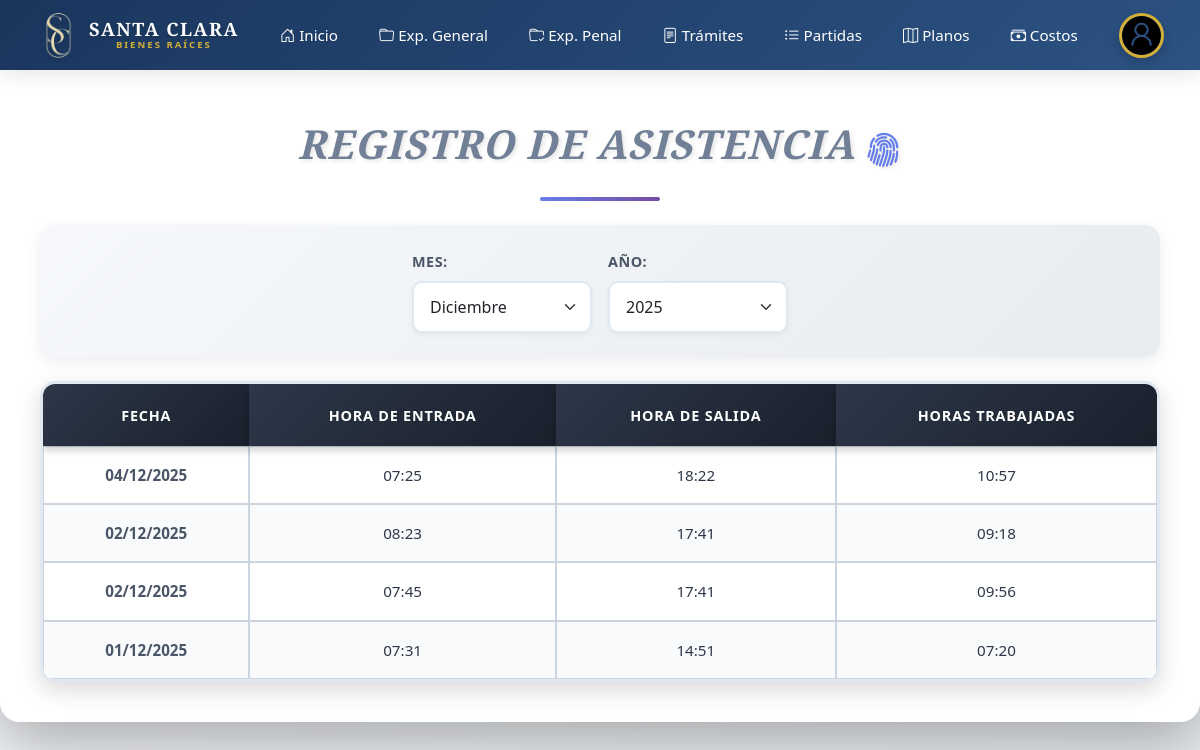
The app's page /accounts/asistencia/ (signed in) with its own data.
### apps/asistencia/models.py (models this page shows, shortened)
class Asistencia(models.Model):
    trabajador = models.ForeignKey(User, on_delete=models.CASCADE)
    fecha = models.DateField(null=True, blank=True)
    entrada = models.TimeField(null=True, blank=True)
    salida = models.TimeField(null=True, blank=True)
    horas_trabajadas = models.TimeField(null=True, blank=True)

### apps/asistencia/views.py (the view)
# urls.py: path("", AsistenciaView.as_view(), name="home"),
class AsistenciaView(LoginRequiredMixin, ListView):
    model = Asistencia
    template_name = 'asistencia/detail.html'
    context_object_name = 'asistencias'
    paginate_by = 20
    def get_queryset(self):
        user = self.request.user
        if user.role == user.ADMINISTRADOR or user.is_superuser:
            return Asistencia.objects.all().order_by('-fecha')
        return Asistencia.objects.filter(trabajador=user).order_by('-fecha')
    def get_context_data(self, **kwargs):
        context = super().get_context_data(**kwargs)
        user = self.request.user
        if user.role == user.ADMINISTRADOR or user.is_superuser:
            context['trabajadores'] = (
                Asistencia.objects
                .select_related('trabajador')
                .values(
                    'trabajador__id',
                    'trabajador__first_name',
                    'trabajador__last_name'
                )
                .distinct()
                .order_by('trabajador__first_name')
            )
        else:
            context['trabajadores'] = []
        return context

### apps/asistencia/templates/asistencia/detail.html (shortened to what this page needs)
{% extends "base.html" %}
{% load static %}
{% block extra_css %}
<link rel="stylesheet" href="{% static 'css/asistencia/detail.css' %}">
{% endblock %}
{% block body %}
{% include "../components/navbar.html" %}
<div class="container mt-5">
    <h1 class="mb-4 text-center">REGISTRO DE ASISTENCIA <i class="bi bi-fingerprint"></i></h1>
    <div class="d-flex flex-wrap justify-content-center gap-3 mb-4">
        <div>
            <label for="mes" class="form-label fw-bold">Mes:</label>
            <select id="mes" class="form-select"></select>
        </div>
        <div>
            <label for="anio" class="form-label fw-bold">Año:</label>
            <select id="anio" class="form-select"></select>
        </div>
    </div>
    <div class="table-wrapper">
        <table id="tabla-asistencia" class="table table-hover table-bordered-gray">
            <thead class="table-dark">
                <tr>
                    <th>FECHA</th>
                    <th>HORA DE ENTRADA</th>
                    <th>HORA DE SALIDA</th>
                    <th>HORAS TRABAJADAS</th>
                </tr>
            </thead>
            <tbody>
                {% for asistencia in asistencias %}
                    <tr data-fecha="{{ asistencia.fecha|date:'Y-m-d' }}"
                        data-trabajador="{{ asistencia.trabajador.id }}">
                        <td>{{ asistencia.fecha|date:"d/m/Y" }}</td>
                        <td>{{ asistencia.entrada|time:"H:i"|default:"—" }}</td>
                        <td>{{ asistencia.salida|time:"H:i"|default:"—" }}</td>
                        <td>
                            {% if asistencia.horas_trabajadas %}
                                {{ asistencia.horas_trabajadas|time:"H:i" }}
                            {% else %}
                                —
                            {% endif %}
                        </td>
                    </tr>
                {% empty %}
                    <tr>
                        <td colspan="5" class="text-center">No hay registros de asistencia.</td>
                    </tr>
                {% endfor %}
            </tbody>
        </table>
    </div>
</div>
{% endblock %}

### templates/base.html (shortened to what this page needs)
{% load static %}
<!DOCTYPE html>
<html lang="es">
<head>
    <link href="https://cdn.jsdelivr.net/npm/bootstrap@5.0.2/dist/css/bootstrap.min.css" rel="stylesheet"
>
    <link href="https://cdn.jsdelivr.net/npm/bootstrap-icons@1.10.5/font/bootstrap-icons.css" rel="stylesheet">
    <link href="https://cdn.jsdelivr.net/npm/fullcalendar@6.1.9/index.global.min.css" rel="stylesheet">
    {% block extra_css %}{% endblock %}
</head>
<body>
    {% block body %}
    {% endblock %}
</body>
</html>

### templates/components/navbar.html (shortened to what this page needs)
{% load static %}
<link rel="stylesheet" href="https://cdn-uicons.flaticon.com/uicons-regular-rounded/css/uicons-regular-rounded.css" />
<link rel="stylesheet" href="https://cdn-uicons.flaticon.com/uicons-brands/css/uicons-brands.css" />
<nav>
    <div class="logo">
        <a href="{% url 'home' %}">
            <img src="{% static 'images/logotipo.png' %}" alt="logo" />
            <div class="logo-text">
                <span class="logo-title">SANTA CLARA</span>
                <span class="logo-subtitle">BIENES RAÍCES</span>
            </div>
        </a>
    </div>
    {% if request.user.is_authenticated %}
    <ul class="navlinks">
        <li><a href="{% url 'home' %}"><i class="bi bi-house-door"></i> Inicio</a></li>
        <li><a href="{% url 'control_expediente:lista_expediente' %}"><i class="bi bi-folder"></i> Exp. General</a></li>
        <li><a href="{% url 'control_expediente:lista_carpeta_fiscal' %}"><i class="bi bi-folder-check"></i> Exp. Penal</a></li>
        <li><a href="{% url 'tramites:lista_tramite' %}"><i class="bi bi-file-text"></i> Trámites</a></li>
        <li><a href="{% url 'lista_partidas' %}"><i class="bi bi-list-ul"></i> Partidas</a></li>
        <li><a href="{% url 'lista_planos' %}"><i class="bi bi-map"></i> Planos</a></li>
        <li><a href="{% url 'centro_costos:home' %}"><i class="bi bi-cash-stack"></i> Costos</a></li>
    </ul>
    {% endif %}
    <div class="cart-profile">
        <button type="button" class="dropdown-btn">
            {% if request.user.is_authenticated %}
                {% if request.user.foto_perfil %}
                    <img src="{{ request.user.foto_perfil.url }}" alt="avatar" />
                {% else %}
                    <img src="{% static 'images/login.png' %}" alt="avatar" />
                {% endif %}
            {% else %}
                <img src="{% static 'images/login.png' %}" alt="avatar" />
            {% endif %}
        </button>
    </div>
</nav>

### static/css/asistencia/detail.css (style rules this page uses)
* { box-sizing: border-box; }
body { font-family: 'Segoe UI', Tahoma, Geneva, Verdana, sans-serif; min-height: 100vh; padding-bottom: 3rem; }
.container { background: rgba(255, 255, 255, 0.98); border-radius: 20px; box-shadow: 0 20px 60px rgba(0, 0, 0, 0.3); padding: 2.5rem; max-width: 1400px; margin: 2rem auto; backdrop-filter: blur(10px); }
h1 { color: #2d3748; font-weight: 700; font-size: 2.5rem; margin-bottom: 2rem; text-transform: uppercase; letter-spacing: 1px; text-shadow: 2px 2px 4px rgba(0, 0, 0, 0.1); position: relative; padding-bottom: 1rem; }
h1::after { content: ''; position: absolute; bottom: 0; left: 50%; transform: translateX(-50%); width: 120px; height: 4px; background: linear-gradient(90deg, #667eea, #764ba2); border-radius: 2px; }
h1 i { color: #667eea; font-size: 2.2rem; vertical-align: middle; animation: pulse 2s infinite; }
.d-flex { background: linear-gradient(135deg, #f6f8fb 0%, #e9ecef 100%); padding: 1.5rem; border-radius: 15px; box-shadow: 0 4px 15px rgba(0, 0, 0, 0.08); margin-bottom: 2rem; }
.form-label { color: #4a5568; font-size: 0.9rem; margin-bottom: 0.5rem; text-transform: uppercase; letter-spacing: 0.5px; font-weight: 600; }
.form-select { border: 2px solid #e2e8f0; border-radius: 10px; padding: 0.75rem 1rem; font-size: 1rem; transition: all 0.3s ease; background-color: white; cursor: pointer; min-width: 180px; box-shadow: 0 2px 5px rgba(0, 0, 0, 0.05); }
.table-wrapper { max-height: 65vh; overflow-y: auto; overflow-x: auto; border-radius: 15px; box-shadow: 0 8px 25px rgba(0, 0, 0, 0.15); background: white; border: 3px solid #e2e8f0; }
.table-bordered-gray { width: 100%; margin-bottom: 0; border-collapse: separate; border-spacing: 0; }
.table-bordered-gray th, .table-bordered-gray td { border: 1px solid #cbd5e0; padding: 1rem 1.5rem; text-align: center; font-size: 0.95rem; }
.table-bordered-gray thead th { position: sticky; top: 0; background: linear-gradient(135deg, #2d3748 0%, #1a202c 100%); color: #ffffff; z-index: 10; font-weight: 600; text-transform: uppercase; letter-spacing: 0.8px; font-size: 0.9rem; box-shadow: 0 4px 8px rgba(0, 0, 0, 0.2); border: none; padding: 1.2rem 1.5rem; }
.table-bordered-gray tbody tr { transition: all 0.3s ease; background-color: white; }
.table-bordered-gray tbody tr:nth-child(even) { background-color: #f8fafc; }
.table-bordered-gray tbody td { color: #2d3748; font-weight: 500; vertical-align: middle; }
.table-bordered-gray tbody td:first-child { font-weight: 600; color: #4a5568; }
.text-center { font-style: italic; color: #718096; padding: 2rem !important; }
.gap-3 { gap: 1.5rem; }

### templates/base.html (style rules this page uses)
:root { --primary-color: #1a365d; --secondary-color: #2c5282; --accent-color: #d4af37; --light-bg: #f8f9fa; --dark-text: #2d3748; --border-color: #e2e8f0; --shadow-sm: 0 2px 8px rgba(0,0,0,0.05); --shadow-md: 0 4px 16px rgba(0,0,0,0.1); --shadow-lg: 0 8px 32px rgba(0,0,0,0.15); }
* { margin: 0; padding: 0; box-sizing: border-box; }
body { font-family: 'Poppins', sans-serif; background: linear-gradient(135deg, #f5f7fa 0%, #e9ecef 100%); color: var(--dark-text); min-height: 100vh; line-height: 1.6; }
h1, h2, h3, h4, h5, h6 { font-family: 'Playfair Display', serif; font-weight: 700; color: var(--primary-color); }
.form-control, .form-select { border: 2px solid var(--border-color); border-radius: 8px; padding: 12px 16px; transition: all 0.3s ease; font-size: 0.95rem; }
.form-label { font-weight: 500; color: var(--primary-color); margin-bottom: 8px; font-size: 0.9rem; text-transform: uppercase; letter-spacing: 0.5px; }

### records on screen
Asistencia: fecha "04/12/2025", entrada "07:25", salida "18:22", horas_trabajadas "10:57"
Asistencia: fecha "02/12/2025", entrada "08:23", salida "17:41", horas_trabajadas "09:18"
Asistencia: fecha "02/12/2025", entrada "07:45", salida "17:41", horas_trabajadas "09:56"
Asistencia: fecha "01/12/2025", entrada "07:31", salida "14:51", horas_trabajadas "07:20"
